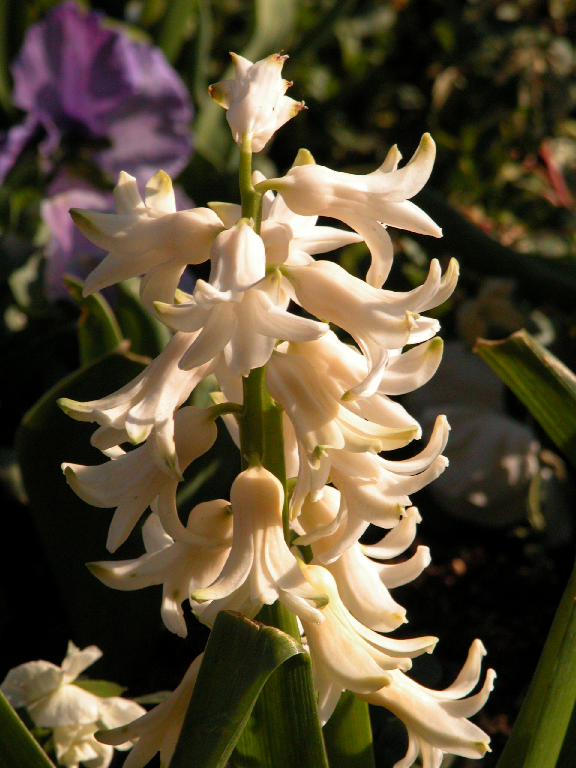
%> input picture 1.tif, 576 x 768 px
$ octave --eval "result = PHOG_hash(imread('1.tif'));"   (GNU Octave 9; MATLAB toolbox functions it lacks are replaced by stand-ins)
%> lines starting %> are read from the running program, lines starting %| are printed output that depends on the picture; in (x1, y1, x2, y2) boxes, pixels count from 0 and x2, y2 are one past the last pixel; in counts of white or black regions, pixels touching at a corner belong together; the program's own positions count from 1
### logsample.m
function logarr = logsample(arr, rmin, rmax, xc, yc, nr, nw)
t = logtform(rmin, rmax, nr, nw);
nr = t.tdata.nr;        % Get computed values, in case default used
nw = t.tdata.nw;
[U, V, ~] = size(arr);
Udata = [1, V] - xc;
Vdata = [1, U] - yc;
Xdata = [0, nr-1];
Ydata = [0, nw-1];
Size = [nw, nr];
logarr = imtransform(arr, t,'Udata', Udata, 'Vdata', Vdata,'Xdata', Xdata, 'Ydata', Ydata, 'Size', Size);
end

### logtform.m
function t = logtform(rmin, rmax, nr, nw)
[rmin, rmax, nr, nw, k] = complete_args(rmin, rmax, nr, nw);
tdata = struct('rmin', rmin, 'rmax', rmax, 'nr', nr, 'nw', nw, 'k', k);
t = maketform('custom', 2, 2, @contorth, @rthtocon, tdata);
end

% [7 lines left out: function contorth, not called in this run]

function u = rthtocon(x, t)
% Log-polar to conventional. See maketform.
td = t.tdata;
p = td.rmin * exp(x(:, 1)/td.k);
th = (2*pi/td.nw) * x(:, 2);
[x, y] = pol2cart(th, p);
u = [x, y];
end

function [rmin, rmax, nr, nw, k] = complete_args(rmin, rmax, nr, nw)
% Circular pixels condition
if isempty(rmin)
    k = nw / (2*pi);
    rmin = rmax * exp((1-nr)/k);
elseif isempty(rmax)
    k = nw / (2*pi);
    rmax = rmin * exp((nr-1)/k);
elseif isempty(nw)
    k = (nr-1) / log(rmax/rmin);
    nw = round(2 * pi * k);
    k = nw / (2*pi);
    rmin = rmax * exp((1-nr)/k);
elseif isempty(nr)
    k = nw / (2*pi);
    nr = round(k * log(rmax/rmin) + 1);
    rmin = rmax * exp((1-nr)/k);
else
    k = (nr-1) / log(rmax/rmin);
end
end

### PHOG_hash.m
function [all_phog_hist] = PHOG_hash( rgbImage )

% Get the dimensions of the image.  numberOfColorBands should be = 3.
[rows, columns, numberOfColorChannels] = size(rgbImage);
%> rows = 768; columns = 576; numberOfColorChannels = 3
% Display the original color image.
%figure,
%imshow(rgbImage);
% Get the max image
maxImage = max(rgbImage, [], 3);
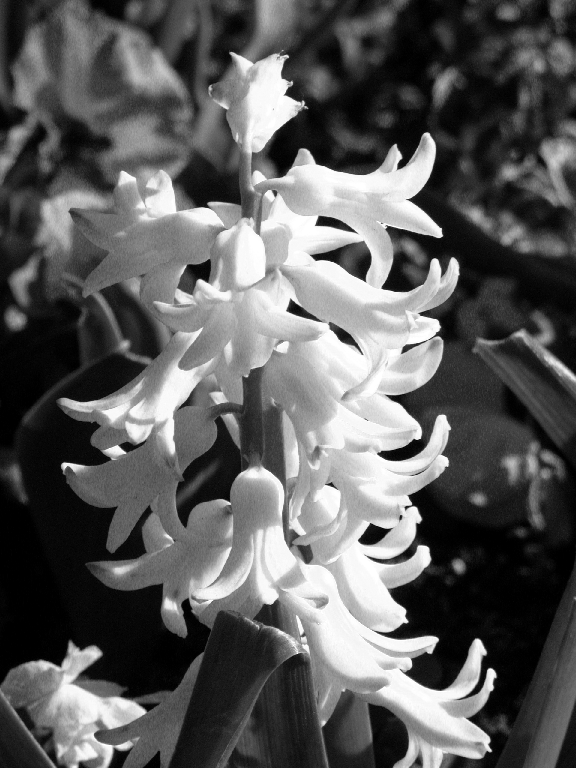
%> maxImage: size 768x576 uint8; min 0, max 255, mean 91.7
% The outer rows and columns seem to be all zeros, so delete them
if all(maxImage(1,:) == 0)
	maxImage = maxImage(2:end, :);
end
if all(maxImage(end,:) == 0)
	maxImage = maxImage(1:end-1, :);
end
if all(maxImage(:, 1) == 0)
	maxImage = maxImage(:, 2:end);
end
if all(maxImage(:, end) == 0)
	maxImage = maxImage(:, 1:end-1);
end
% Get the last row
lastRow = maxImage(end,:);
%> lastRow = 576 values, max 247 at index 75, min 0 at index 154, mean 52.97
% Find out where the last non-zero pixel is
originX = find(lastRow~=0, 1, 'last');
%> originX = 576
originY = rows;
%> originY = 768
% Get the last column
lastColumn = maxImage(:, end);
%> lastColumn = 768 values, max 213 at index 380, min 0 at index 474, mean 44.66
% Find out where the last non-zero pixel is
raisedY = find(lastColumn~=0, 1, 'last');
%> raisedY = 768
raisedX = columns;
%> raisedX = 576
% Find the slope
deltaY = (originY - raisedY);
%> deltaY = 0
deltaX = (raisedX - originX);
%> deltaX = 0
% Turn this into an angle.
angle = atan2d(deltaY, deltaX);
%> angle = 0
% Rotate image to "fix" it
rotatedImage = imrotate(rgbImage, -angle,'bilinear','crop');
%> rotatedImage is the input picture: size 768x576x3 uint8; mean R, G, B 90, 77.5, 53.4

% Get rid of black surround
% First get the max image again
maxImage = max(rotatedImage, [], 3);
% Find the non-zero pixels
mask = maxImage > 150;
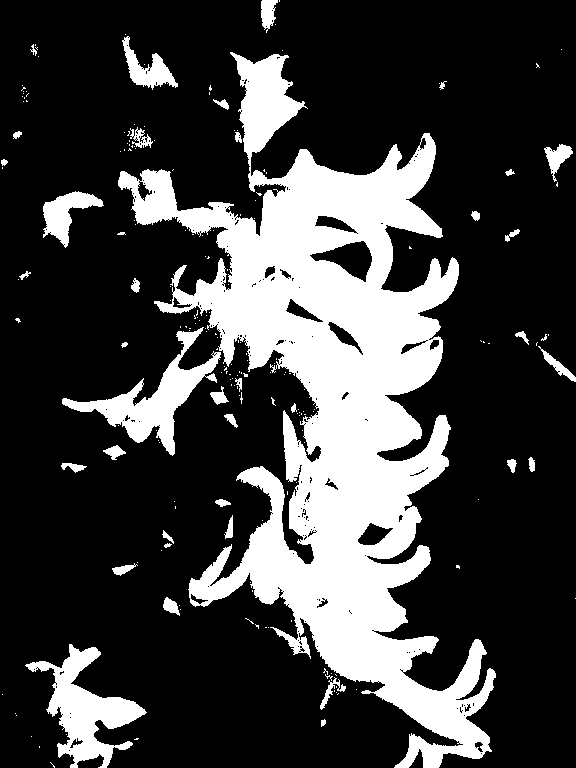
%> mask: size 768x576 logical; 24.9% white; 204 white regions (165 under 20 px), largest, box (x1, y1, x2, y2) and area: (118, 52, 496, 768) 92941, (25, 644, 147, 768) 5400, (62, 327, 221, 456) 5018
[rows, columns] = find(mask);
%> rows = 110140 values from 1 to 768; columns = 110140 values from 2 to 576
row1 = min(rows);
%> row1 = 1
row2 = max(rows);
%> row2 = 768
col1 = min(columns);
%> col1 = 2
col2 = max(columns);
%> col2 = 576
croppedImage = rotatedImage(row1:row2, col1:col2, :);
% Display the rotated color image.
%figure,
%imshow(croppedImage);


%Image Resize
%image = imread('house.tiff');
dImage = imresize(croppedImage, [256, 256]);
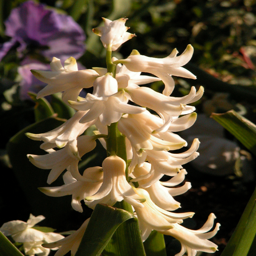
%> dImage: size 256x256x3 uint8; mean R, G, B 90.1, 77.6, 53.5
size(dImage)
%> ans = [256 256 3]
%figure, imshow(dImage);


%Low Pass Filter
blurred = imgaussfilt(dImage,1);
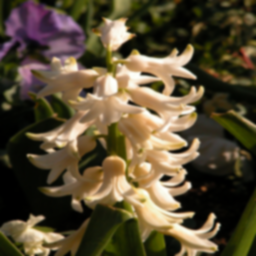
%> blurred: size 256x256x3 uint8; mean R, G, B 90.1, 77.6, 53.5; mean of the top-left, top-right, bottom-left and bottom-right quarters 83.3, 70.3, 57.2, 84.1
%imshow(blurred);
%title('After low pass');
%figure, imshow(dImage);
%title('Before low pass');


%Log-Polar Transform
Log_sample = logsample(blurred, 1, 150, 128, 128, 256, 256);
%> in logsample, `logarr = imtransform(arr, t,'Udata', Udata, 'Vdata', Vdata,'Xdata', Xd..`:
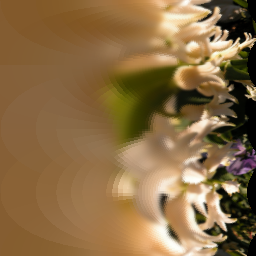
%> logarr: size 256x256x3 uint8; mean R, G, B 138.6, 108.7, 68.9
%Display log polar transformed image
%figure, imshow(Log_sample);


%Block Partition
[Image_Height,Image_Width,Number_Of_Colour_Channels] = size(Log_sample);
%> Image_Height = 256; Image_Width = 256; Number_Of_Colour_Channels = 3
Block_Size = 64;
Number_Of_Blocks_Vertically = ceil(Image_Height/Block_Size);
%> Number_Of_Blocks_Vertically = 4
Number_Of_Blocks_Horizontally = ceil(Image_Width/Block_Size);
%> Number_Of_Blocks_Horizontally = 4
Image_Blocks = struct('Blocks',[]);
all_phog_hist=zeros(0);
Index = 1;
for Row = 1: +Block_Size: Number_Of_Blocks_Vertically*Block_Size
    for Column = 1: +Block_Size: Number_Of_Blocks_Horizontally*Block_Size
        Row_End = Row + Block_Size - 1;
        Column_End = Column + Block_Size - 1;
        if Row_End > Image_Height
           Row_End = Image_Height;
        end
        if Column_End > Image_Width
           Column_End = Image_Width;
        end
        Temporary_Tile = Log_sample(Row:Row_End,Column:Column_End,:);
        %Storing blocks/tiles in structure for later use%
        Image_Blocks(Index).Blocks = Temporary_Tile;
        [ PHOG_hist, ~ ] = desc_PHOG( double(rgb2gray(Temporary_Tile)), 2, 180, 'nh' );
        %PHOG_hist=PHOG_hist*255*10;
        all_phog_hist = horzcat(all_phog_hist, PHOG_hist);
        Index = Index + 1;
    end
end
%> after the loop, Image_Blocks = 16 items; Index = 17; all_phog_hist = 672 values, max 0.333 at index 547, min 0 at index 12, mean 0.0238
%> `result = PHOG_hash(imread('1.tif'));`: result has the same summary as all_phog_hist in PHOG_hash
end

$ run again, on bandon.tif
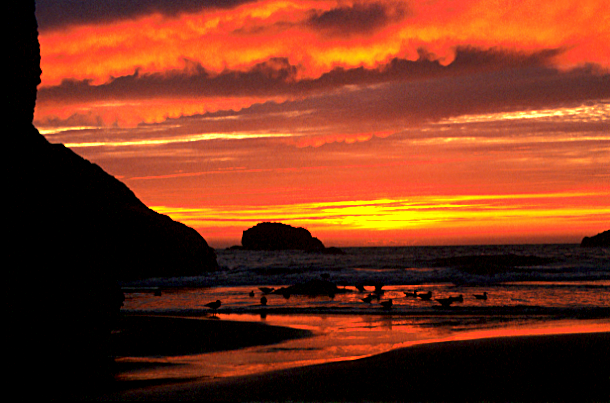
%> input picture bandon.tif, 610 x 403 px
%> lastRow = 609 values, max 51 at index 302, min 0 at index 1, mean 7.37
%> originX = 609
%> lastColumn = 403 values, max 255 at index 63, min 0 at index 231, mean 141
%> raisedY = 403
%> deltaY = 0
%> deltaX = 1
%> angle = 0
%> in PHOG_hash, rotatedImage is the input picture: size 403x610x3 uint8; mean R, G, B 123.8, 53.6, 27.2
%> in PHOG_hash, `mask = maxImage > 150;`:
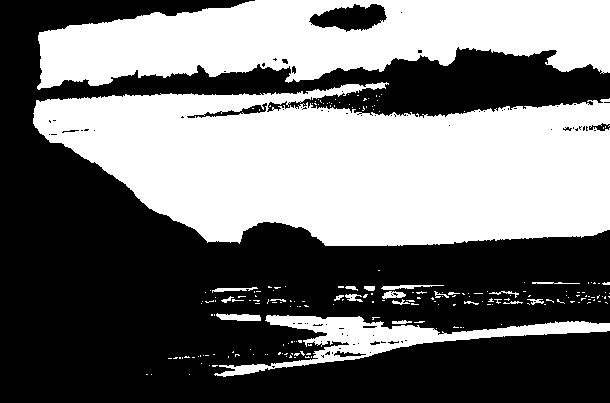
%> mask: size 403x610 logical; 45.3% white; 208 white regions (186 under 20 px), largest, box (x1, y1, x2, y2) and area: (33, 82, 610, 246) 68599, (37, 0, 610, 90) 34390, (214, 315, 610, 377) 6293
%> in PHOG_hash, `[rows, columns] = find(mask);`: rows = 111320 values from 1 to 377; columns = 111320 values from 34 to 610
%> row1 = 1
%> row2 = 377
%> col1 = 34
%> col2 = 610
%> in logsample, `logarr = imtransform(arr, t,'Udata', Udata, 'Vdata', Vdata,'Xdata', Xd..`:
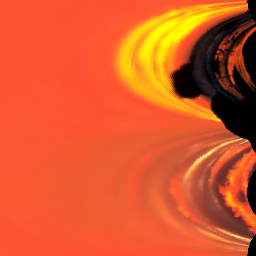
%> logarr: size 256x256x3 uint8; mean R, G, B 217.7, 88.1, 43.3
%> after the loop in PHOG_hash, `for Row = 1: +Block_Size: Number_Of_Blocks_Vertically*Block_Size`: Image_Blocks = 16 items; Index = 17; all_phog_hist = 672 values, max 0.333 at index 211, min 0 at index 4, mean 0.0238
%> result has the same summary as all_phog_hist in PHOG_hash

$ run again, on kid.tif
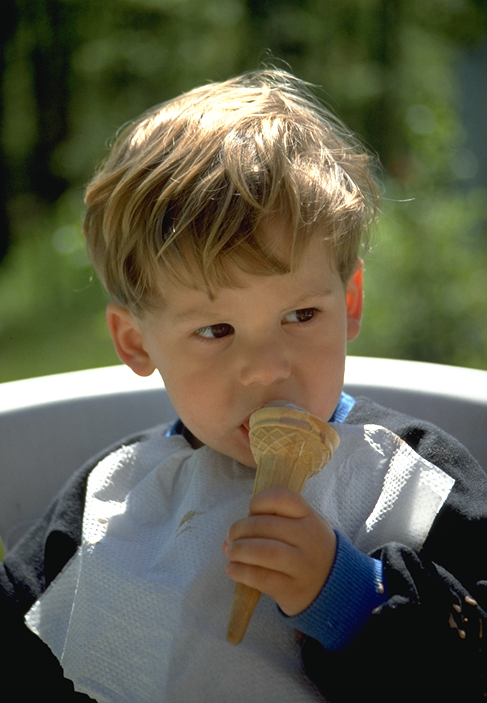
%> input picture kid.tif, 487 x 703 px
%> lastRow = 487 values, max 115 at index 110, min 3 at index 97, mean 50.6
%> originX = 487
%> lastColumn = 703 values, max 255 at index 384, min 12 at index 522, mean 75.36
%> raisedY = 703
%> deltaY = 0
%> in PHOG_hash, rotatedImage is the input picture: size 703x487x3 uint8; mean R, G, B 95.3, 94.6, 75.2
%> in PHOG_hash, `mask = maxImage > 150;`:
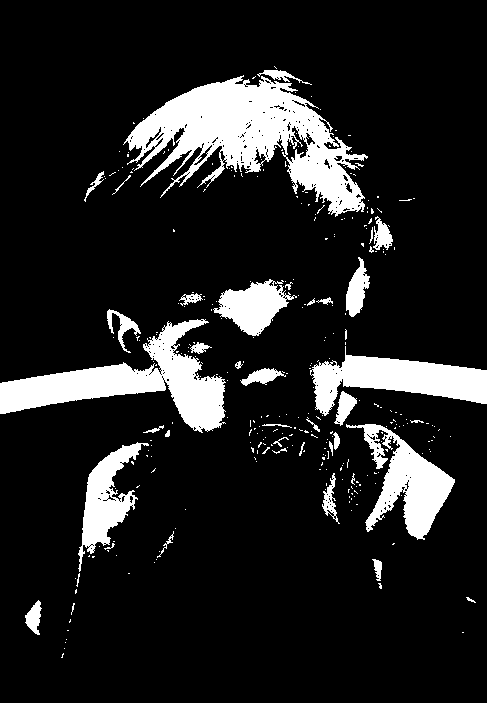
%> mask: size 703x487 logical; 13.4% white; 306 white regions (267 under 20 px), largest, box (x1, y1, x2, y2) and area: (123, 75, 368, 217) 15006, (0, 319, 226, 433) 9012, (310, 346, 487, 416) 5755
%> in PHOG_hash, `[rows, columns] = find(mask);`: rows = 45814 values from 67 to 658; columns = 45814 values from 1 to 487
%> row1 = 67
%> row2 = 658
%> col1 = 1
%> col2 = 487
%> in logsample, `logarr = imtransform(arr, t,'Udata', Udata, 'Vdata', Vdata,'Xdata', Xd..`:
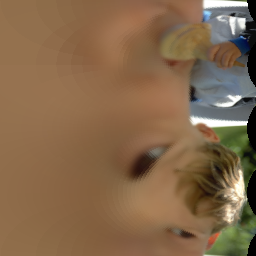
%> logarr: size 256x256x3 uint8; mean R, G, B 132.3, 103.7, 74.8
%> after the loop in PHOG_hash, `for Row = 1: +Block_Size: Number_Of_Blocks_Vertically*Block_Size`: Image_Blocks = 16 items; Index = 17; all_phog_hist = 672 values, max 0.253 at index 422, min 0 at index 4, mean 0.0238
%> result has the same summary as all_phog_hist in PHOG_hash

$ run again, on Carphone.png
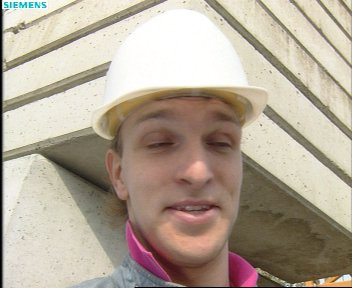
%> input picture Carphone.png, 352 x 288 px
%> lastRow = 352 values, max 229 at index 41, min 1 at index 1, mean 83.35
%> originX = 352
%> lastColumn = 288 values, max 204 at index 284, min 34 at index 288, mean 164.5
%> raisedY = 288
%> deltaY = 0
%> in PHOG_hash, rotatedImage is the input picture: size 288x352x3 uint8; mean R, G, B 179.4, 166.9, 151
%> in PHOG_hash, `mask = maxImage > 150;`:
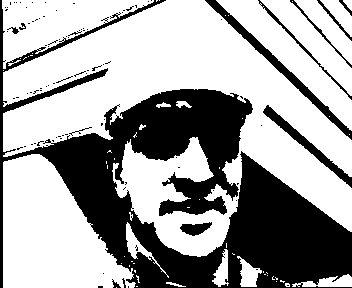
%> mask: size 288x352 logical; 64% white; 96 black regions (84 under 20 px), largest, box (x1, y1, x2, y2) and area: (0, 0, 352, 288) 32660, (205, 0, 352, 140) 1463, (263, 105, 352, 188) 908
%> in PHOG_hash, `[rows, columns] = find(mask);`: rows = 64931 values from 1 to 288; columns = 64931 values from 3 to 352
%> row1 = 1
%> row2 = 288
%> col1 = 3
%> col2 = 352
%> in logsample, `logarr = imtransform(arr, t,'Udata', Udata, 'Vdata', Vdata,'Xdata', Xd..`:
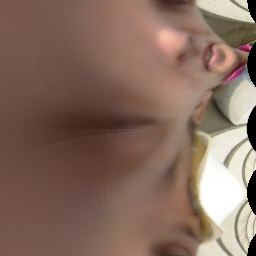
%> logarr: size 256x256x3 uint8; mean R, G, B 133.1, 106.3, 93.8
%> after the loop in PHOG_hash, `for Row = 1: +Block_Size: Number_Of_Blocks_Vertically*Block_Size`: Image_Blocks = 16 items; Index = 17; all_phog_hist = 672 values, max 0.296 at index 43, min 0 at index 11, mean 0.0238
%> result has the same summary as all_phog_hist in PHOG_hash
